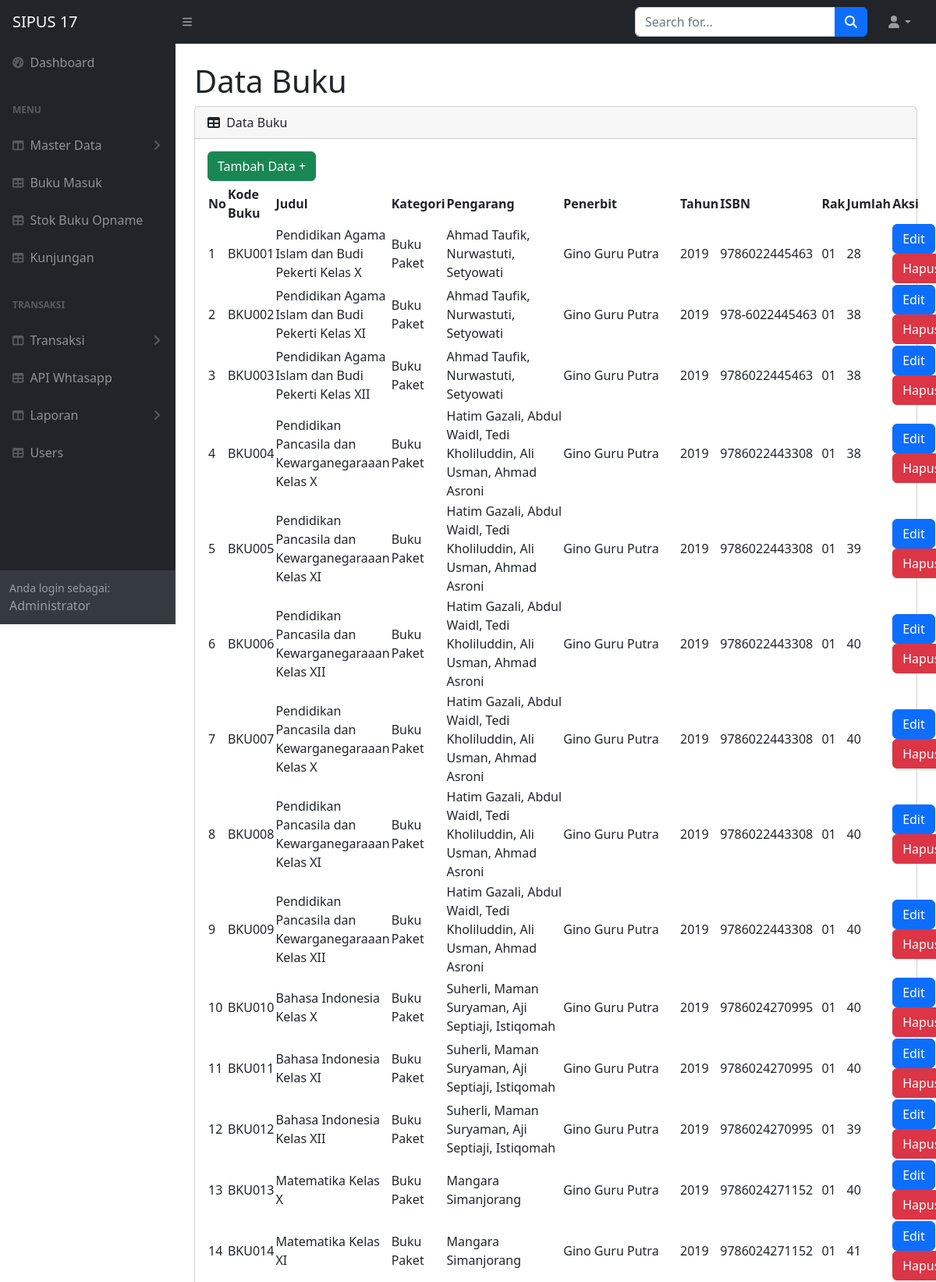
The app's page /admin/tampil_buku.php (signed in, upper part) with its own data.
### tables this page shows
CREATE TABLE `buku` (
  `id_buku` varchar(50) NOT NULL,
  `judul` varchar(100) DEFAULT NULL,
  `id_kategori` int(11) DEFAULT NULL,
  `pengarang` varchar(225) DEFAULT NULL,
  `penerbit` varchar(225) DEFAULT NULL,
  `tahun` varchar(15) DEFAULT NULL,
  `isbn` varchar(30) DEFAULT NULL,
  `rak` varchar(30) DEFAULT NULL,
  `jumlah` int(11) DEFAULT NULL
);

CREATE TABLE `kategori` (
  `id_kategori` int(11) NOT NULL,
  `kategori` varchar(30) DEFAULT NULL
);

### admin/tampil_buku.php (the view, shortened to what this page needs)
<!DOCTYPE html>
<html lang="en">
<head>
    <link href="https://cdn.jsdelivr.net/npm/simple-datatables@7.1.2/dist/style.min.css" rel="stylesheet" />
    <link href="../css/styles.css" rel="stylesheet" />
</head>
<body class="sb-nav-fixed">
    <?php include ("../admin/navbar.php"); ?>
    <div id="layoutSidenav_content">
        <main>
            <div class="container-fluid px-4">
                <h1 class="mt-4">Data Buku</h1>
                <div class="card mb-4">
                    <div class="card-header">
                        <i class="fas fa-table me-1"></i>
                        Data Buku
                    </div>
                    <div class="card-body">
                        <a href="tambah_buku.php" class="btn btn-success mb-1">Tambah Data +</a>
                        <table id="datatablesSimple">
                            <thead>
                                <tr>
                                    <th>No</th>
                                    <th>Kode Buku</th>
                                    <th>Judul</th>
                                    <th>Kategori</th>
                                    <th>Pengarang</th>
                                    <th>Penerbit</th>
                                    <th>Tahun</th>
                                    <th>ISBN</th>
                                    <th>Rak</th>
                                    <th>Jumlah</th>
                                    <th>Aksi</th>
                                </tr>
                            </thead>
                            <tbody>
                                <?php
                                include ('../koneksi.php');
                                $tampilbuku = mysqli_query($koneksi, "SELECT
                                buku.id_buku,
                                buku.judul,
                                kategori.kategori,
                                buku.pengarang,
                                buku.penerbit,
                                buku.tahun,
                                buku.isbn,
                                buku.rak,
                                buku.jumlah
                            FROM
                                buku
                                INNER JOIN
                                kategori
                                ON
                                    buku.id_kategori = kategori.id_kategori");
                                $no = 1;
                                while ($data = mysqli_fetch_array($tampilbuku)) {
                                    $id_buku = $data['id_buku'];
                                    $judul = $data['judul'];
                                    $kat = $data['kategori'];
                                    $pengarang = $data['pengarang'];
                                    $penerbit = $data['penerbit'];
                                    $tahun = $data['tahun'];
                                    $isbn = $data['isbn'];
                                    $rak = $data['rak'];
                                    $jumlah = $data['jumlah'];
                                    ?>
                                    <tr>
                                        <td>
                                            <?php echo $no++ ?>
                                        </td>
                                        <td>
                                            <?php echo $id_buku ?>
                                        </td>
                                        <td>
                                            <?php echo $judul ?>
                                        </td>
                                        <td>
                                            <?php echo $kat ?>
                                        </td>
                                        <td>
                                            <?php echo $pengarang ?>
                                        </td>
                                        <td>
                                            <?php echo $penerbit ?>
                                        </td>
                                        <td>
                                            <?php echo $tahun ?>
                                        </td>
                                        <td>
                                            <?php echo $isbn ?>
                                        </td>
                                        <td>
                                            <?php echo $rak ?>
                                        </td>
                                        <td>
                                            <?php echo $jumlah ?>
                                        </td>
                                        <td>
                                            <a href="edit_buku.php?id_buku=<?php echo $id_buku ?>"
                                                class="btn btn-primary">Edit</a>
                                            <a href="hapus_buku.php?id_buku=<?php echo $id_buku ?>&action=hapus"
                                                class="btn btn-danger"
                                                onclick="return confirm('Apakah Anda yakin ingin menghapus data ini?')">Hapus</a>
                                        </td>
                                    </tr>
                                <?php } ?>
                            </tbody>
                        </table>
                    </div>
                </div>
            </div>
        </main>
    </div>
</body>
</html>

### records on screen
buku: id_buku "BKU001", judul "Pendidikan Agama Islam dan Budi Pekerti Kelas X", id_kategori.kategori "Buku Paket", pengarang "Ahmad Taufik, Nurwastuti, Setyowati", penerbit "Gino Guru Putra", tahun "2019", isbn "9786022445463", rak "01", jumlah "28"
buku: id_buku "BKU002", judul "Pendidikan Agama Islam dan Budi Pekerti Kelas XI", id_kategori.kategori "Buku Paket", pengarang "Ahmad Taufik, Nurwastuti, Setyowati", penerbit "Gino Guru Putra", tahun "2019", isbn "978-6022445463", rak "01", jumlah "38"
buku: id_buku "BKU003", judul "Pendidikan Agama Islam dan Budi Pekerti Kelas XII", id_kategori.kategori "Buku Paket", pengarang "Ahmad Taufik, Nurwastuti, Setyowati", penerbit "Gino Guru Putra", tahun "2019", isbn "9786022445463", rak "01", jumlah "38"
buku: id_buku "BKU004", judul "Pendidikan Pancasila dan Kewarganegaraaan Kelas X", id_kategori.kategori "Buku Paket", pengarang "Hatim Gazali, Abdul Waidl, Tedi Kholiluddin, Ali Usman, Ahmad Asroni", penerbit "Gino Guru Putra", tahun "2019", isbn "9786022443308", rak "01", jumlah "38"
buku: id_buku "BKU005", judul "Pendidikan Pancasila dan Kewarganegaraaan Kelas XI", id_kategori.kategori "Buku Paket", pengarang "Hatim Gazali, Abdul Waidl, Tedi Kholiluddin, Ali Usman, Ahmad Asroni", penerbit "Gino Guru Putra", tahun "2019", isbn "9786022443308", rak "01", jumlah "39"
buku: id_buku "BKU006", judul "Pendidikan Pancasila dan Kewarganegaraaan Kelas XII", id_kategori.kategori "Buku Paket", pengarang "Hatim Gazali, Abdul Waidl, Tedi Kholiluddin, Ali Usman, Ahmad Asroni", penerbit "Gino Guru Putra", tahun "2019", isbn "9786022443308", rak "01", jumlah "40"
buku: id_buku "BKU007", judul "Pendidikan Pancasila dan Kewarganegaraaan Kelas X", id_kategori.kategori "Buku Paket", pengarang "Hatim Gazali, Abdul Waidl, Tedi Kholiluddin, Ali Usman, Ahmad Asroni", penerbit "Gino Guru Putra", tahun "2019", isbn "9786022443308", rak "01", jumlah "40"
buku: id_buku "BKU008", judul "Pendidikan Pancasila dan Kewarganegaraaan Kelas XI", id_kategori.kategori "Buku Paket", pengarang "Hatim Gazali, Abdul Waidl, Tedi Kholiluddin, Ali Usman, Ahmad Asroni", penerbit "Gino Guru Putra", tahun "2019", isbn "9786022443308", rak "01", jumlah "40"
buku: id_buku "BKU009", judul "Pendidikan Pancasila dan Kewarganegaraaan Kelas XII", id_kategori.kategori "Buku Paket", pengarang "Hatim Gazali, Abdul Waidl, Tedi Kholiluddin, Ali Usman, Ahmad Asroni", penerbit "Gino Guru Putra", tahun "2019", isbn "9786022443308", rak "01", jumlah "40"
buku: id_buku "BKU010", judul "Bahasa Indonesia Kelas X", id_kategori.kategori "Buku Paket", pengarang "Suherli, Maman Suryaman, Aji Septiaji, Istiqomah", penerbit "Gino Guru Putra", tahun "2019", isbn "9786024270995", rak "01", jumlah "40"
buku: id_buku "BKU011", judul "Bahasa Indonesia Kelas XI", id_kategori.kategori "Buku Paket", pengarang "Suherli, Maman Suryaman, Aji Septiaji, Istiqomah", penerbit "Gino Guru Putra", tahun "2019", isbn "9786024270995", rak "01", jumlah "40"
buku: id_buku "BKU012", judul "Bahasa Indonesia Kelas XII", id_kategori.kategori "Buku Paket", pengarang "Suherli, Maman Suryaman, Aji Septiaji, Istiqomah", penerbit "Gino Guru Putra", tahun "2019", isbn "9786024270995", rak "01", jumlah "39"
buku: id_buku "BKU013", judul "Matematika Kelas X", id_kategori.kategori "Buku Paket", pengarang "Mangara Simanjorang", penerbit "Gino Guru Putra", tahun "2019", isbn "9786024271152", rak "01", jumlah "40"
buku: id_buku "BKU014", judul "Matematika Kelas XI", id_kategori.kategori "Buku Paket", pengarang "Mangara Simanjorang", penerbit "Gino Guru Putra", tahun "2019", isbn "9786024271152", rak "01", jumlah "41"
